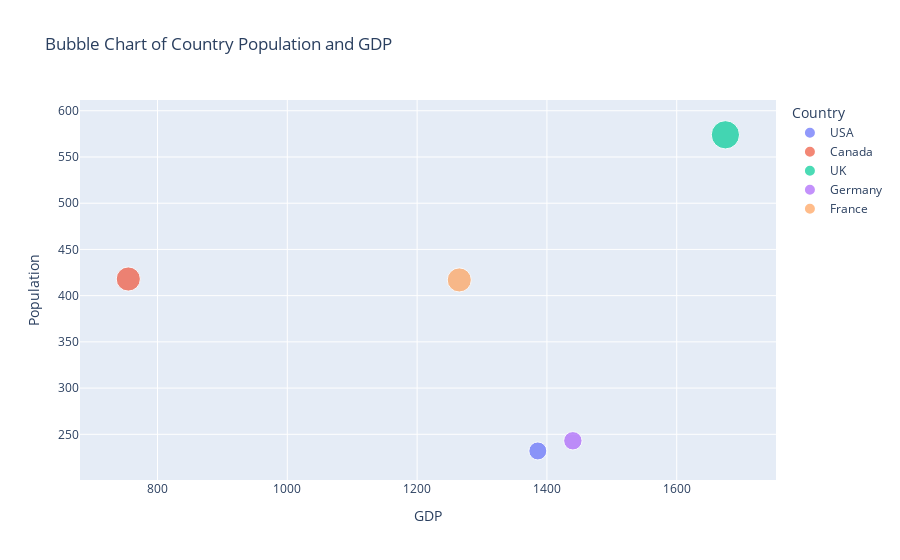

This figure's notebook cell:
### Code cell
'''Answer5.'''
np.random.seed(25)
data = {
    'Country': ['USA', 'Canada', 'UK', 
'Germany', 'France'],
    'Population': 
np.random.randint(100, 1000, 5),
    'GDP': np.random.randint(500, 2000, 
5)
}
df = pd.DataFrame(data)
# Create the bubble chart using Plotly Express
fig = px.scatter(df, x='GDP', y='Population', size='Population', color='Country',
                 title='Bubble Chart of Country Population and GDP')

# Show the chart
fig.show()

### Figure 1 — Plotly figure (JSON) as saved in the notebook; plotly's stock layout.template omitted (floating-point values rounded to 4 significant figures)
{"data": [{"hovertemplate": "Country=USA<br>GDP=%{x}<br>Population=%{marker.size}<extra></extra>", "legendgroup": "USA", "marker": {"color": "#636efa", "size": [232], "sizemode": "area", "sizeref": 1.435, "symbol": "circle"}, "mode": "markers", "name": "USA", "orientation": "v", "showlegend": true, "type": "scatter", "x": [1386], "xaxis": "x", "y": [232], "yaxis": "y"}, {"hovertemplate": "Country=Canada<br>GDP=%{x}<br>Population=%{marker.size}<extra></extra>", "legendgroup": "Canada", "marker": {"color": "#EF553B", "size": [418], "sizemode": "area", "sizeref": 1.435, "symbol": "circle"}, "mode": "markers", "name": "Canada", "orientation": "v", "showlegend": true, "type": "scatter", "x": [755], "xaxis": "x", "y": [418], "yaxis": "y"}, {"hovertemplate": "Country=UK<br>GDP=%{x}<br>Population=%{marker.size}<extra></extra>", "legendgroup": "UK", "marker": {"color": "#00cc96", "size": [574], "sizemode": "area", "sizeref": 1.435, "symbol": "circle"}, "mode": "markers", "name": "UK", "orientation": "v", "showlegend": true, "type": "scatter", "x": [1675], "xaxis": "x", "y": [574], "yaxis": "y"}, {"hovertemplate": "Country=Germany<br>GDP=%{x}<br>Population=%{marker.size}<extra></extra>", "legendgroup": "Germany", "marker": {"color": "#ab63fa", "size": [243], "sizemode": "area", "sizeref": 1.435, "symbol": "circle"}, "mode": "markers", "name": "Germany", "orientation": "v", "showlegend": true, "type": "scatter", "x": [1440], "xaxis": "x", "y": [243], "yaxis": "y"}, {"hovertemplate": "Country=France<br>GDP=%{x}<br>Population=%{marker.size}<extra></extra>", "legendgroup": "France", "marker": {"color": "#FFA15A", "size": [417], "sizemode": "area", "sizeref": 1.435, "symbol": "circle"}, "mode": "markers", "name": "France", "orientation": "v", "showlegend": true, "type": "scatter", "x": [1265], "xaxis": "x", "y": [417], "yaxis": "y"}], "layout": {"legend": {"itemsizing": "constant", "title": {"text": "Country"}, "tracegroupgap": 0}, "title": {"text": "Bubble Chart of Country Population and GDP"}, "xaxis": {"anchor": "y", "domain": [0, 1], "title": {"text": "GDP"}}, "yaxis": {"anchor": "x", "domain": [0, 1], "title": {"text": "Population"}}}}
